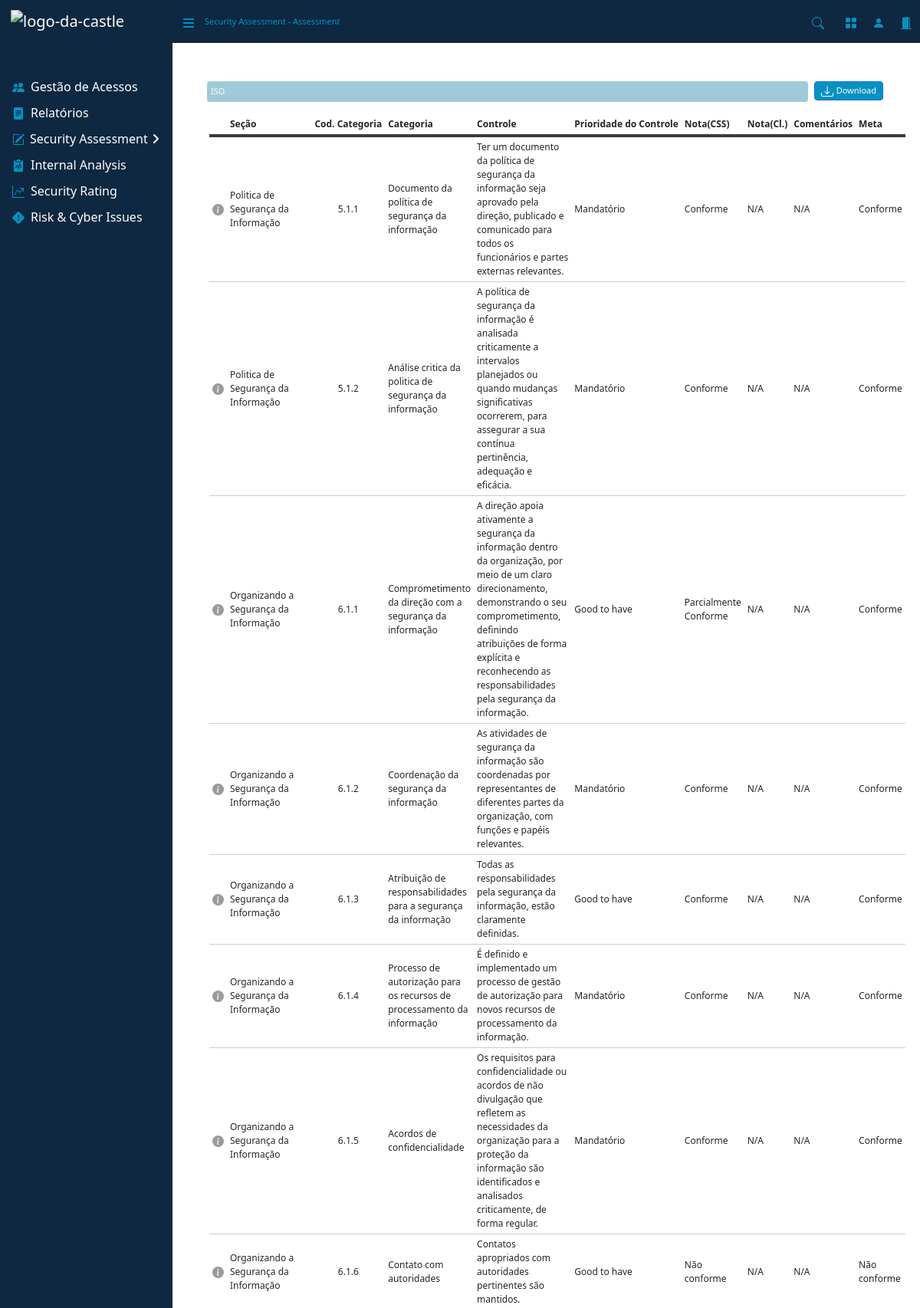
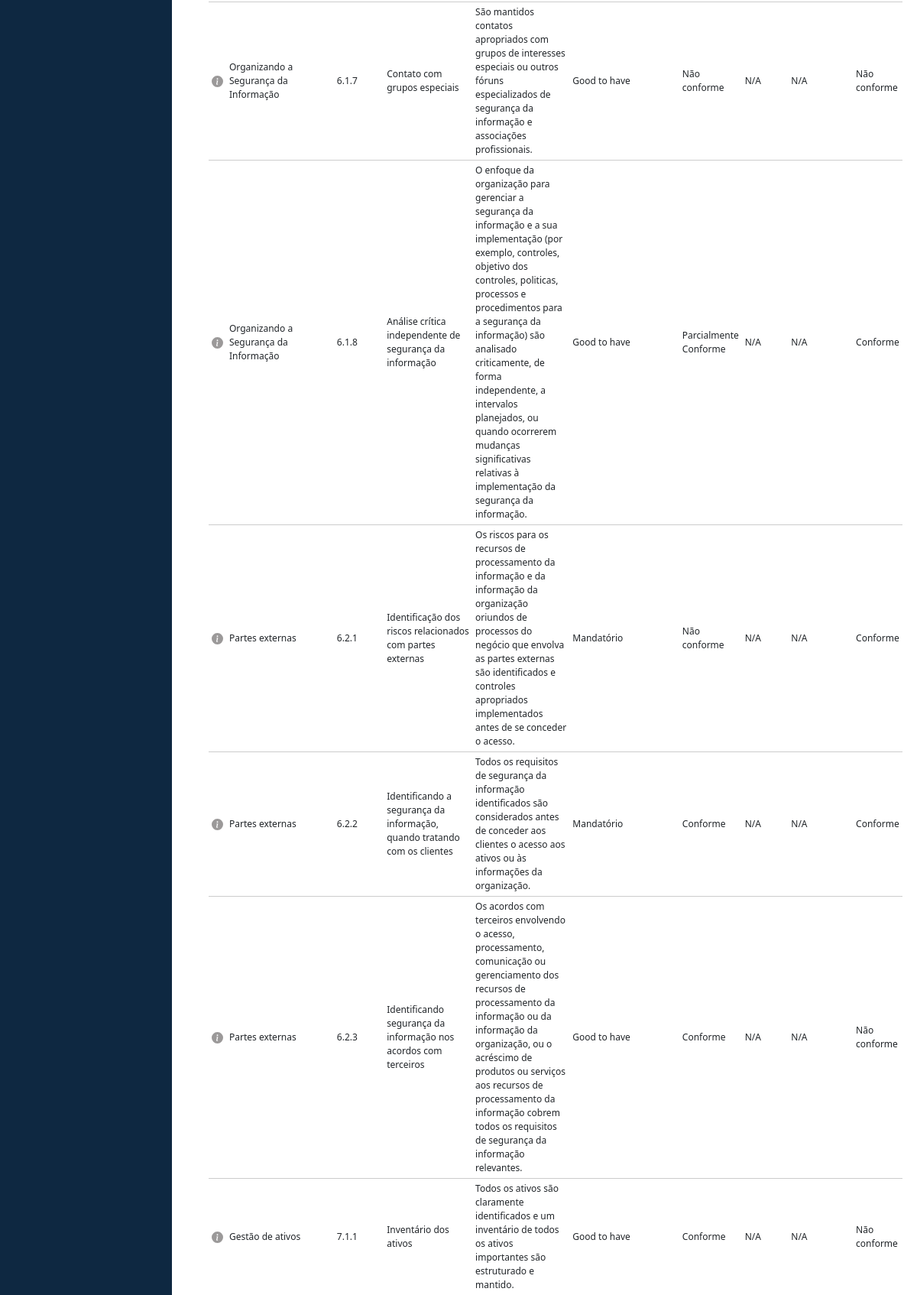
The app's page /assess_iso/83/ (upper part) with its own data (2 pictures, top to bottom).
### assessment/models.py (models this page shows, shortened)
class AssessmentModel(models.Model):
    CONCLUIDO = 'Concluído'
    ANDAMENTO = 'Andamento'
    CRITERIO_CHOICES = [
        (CONCLUIDO, 'Concluído'),
        (ANDAMENTO, 'Andamento'),
    ]
    framework = models.ForeignKey(FrameworkModel, on_delete=models.CASCADE)
    nome = models.CharField(max_length=255)
    status = models.CharField(max_length=20, choices=CRITERIO_CHOICES)
    data_upload = models.DateField(auto_now_add=True)
    excel_file = models.FileField(upload_to='assessments/')
    resultado = models.CharField(max_length=255)
    meta = models.CharField(max_length=255)

class IsoModel(models.Model):
    assessment = models.ForeignKey(AssessmentModel, on_delete=models.CASCADE, related_name='iso_models')
    secao = models.CharField(max_length=255)
    codCatecoria = models.CharField(max_length=255)
    categoria = models.CharField(max_length=255)
    controle = models.CharField(max_length=255)
    diretrizes = models.TextField()
    prioControle = models.CharField(max_length=255)
    notaCss = models.CharField(max_length=255)
    notaCl = models.CharField(max_length=255)
    comentarios = models.TextField(null=True, blank=True)
    meta = models.CharField(max_length=255)

### assessment/views/assess_iso.py (the view, shortened to what this page needs)
# urls.py: path('assess_iso/<int:id>/', views.AssessIso.as_view(), name='assess_iso'),
class AssessIso(View):
    template_name = 'paginas/assess_iso.html'
    def get(self, request, id):
        assessment = AssessmentModel.objects.get(id=id)
        iso_models = IsoModel.objects.filter(assessment=assessment)
        return render(request, self.template_name, {
            'assessment': assessment,
            'iso_models': iso_models,
            'assessment_id': id  # Passa o ID do framework
        })

### assessment/templates/paginas/assess_iso.html (shortened to what this page needs)
{% extends 'base.html' %}
{% load crispy_forms_tags %}
{% block nav %}
    <div class="d-none d-md-inline-block sb-sidenav-menu-heading font-small" style="color: #0691c0;">
        Security Assessment - Assessment
    </div>
{% endblock %}
{% block content %}
<main>
    <form method="post" action="{% url 'assess_iso' id=assessment_id %}" id="isoForm">
        <div class="d-flex mb-3" style="margin-top: 50px; margin-left: 45px; margin-right: 40px;">
            <div class="d-none d-md-inline-block btn-primary d-flex me-2 " style="background-color: #a0cad8; color: white; font-size: 11px; border-radius: 4px; padding: 5px; width: 100%; justify-content: flex-start;">
                <div>{{ assessment.nome }}</div>
            </div>
            {% if assessment.excel_file %}
                <button type="button" onclick="window.location.href='{{ assessment.excel_file.url }}'" class="btn btn-primary btn-sm font-small text-center d-flex align-items-center justify-content-center me-2">
                    Download
                </button>
            {% endif %}
        </div>
        <div class="table-responsive font-middle px-5">
            <table class="table-sm">
                <thead>
                    <tr>
                        <th></th>
                        <th>Seção</th>
                        <th>Cod. Categoria</th>
                        <th>Categoria</th>
                        <th>Controle</th>
                        <th>Prioridade do Controle</th>
                        <th>Nota(CSS)</th>
                        <th>Nota(Cl.)</th>
                        <th>Comentários</th>
                        <th>Meta</th>
                    </tr>
                </thead>
                <tbody>
                    {% for iso in iso_models %}
                    <tr>
                        <td>
                            <div class="icon-container" style="display: flex; gap: 10px;">
                                <span data-bs-toggle="modal" data-bs-target="#iconeInfo">
                                </span>
                            </div>
                        </td>
                        <td>{{ iso.secao }}</td>
                        <td style="text-align: center;">{{ iso.codCatecoria }}</td>
                        <td>{{ iso.categoria }}</td>
                        <td>{{ iso.controle }}</td>
                        <td>
                            {% if assessment.status == 'Andamento' %}
                                <select name="prioControle_{{ iso.id }}" class="form-select form-select-sm w-auto border border-light" style="line-height: 1;">
                                    <option value="" disabled selected>...</option>
                                    <option value="Mandatório" {% if iso.prioControle == "Mandatório" %}selected{% endif %} style="font-size: 0.875rem;">Mandatório</option>
                                    <option value="Good to have" {% if iso.prioControle == "Good to have" %}selected{% endif %} style="font-size: 0.875rem;">Good to have</option>
                                    <option value="Não" {% if iso.prioControle == "Não" %}selected{% endif %} style="font-size: 0.875rem;">Não aplica</option>
                                </select>
                            {% else %}
                                {{ iso.prioControle }}
                            {% endif %}
                        </td>
                        <td>
                            {% if assessment.status == 'Andamento' %}
                                <select name="notaCss_{{ iso.id }}" class="form-select form-select-sm w-auto border border-light" style="line-height: 1;">
                                    <option value="" disabled selected>...</option>
                                    <option value="Conforme" {% if iso.notaCss == "Conforme" %}selected{% endif %} style="font-size: 0.875rem;">Conforme</option>
                                    <option value="Parcialmente" {% if iso.notaCss == "Parcialmente Conforme" %}selected{% endif %} style="font-size: 0.875rem;">Parcialmente Conforme</option>
                                    <option value="Não" {% if iso.notaCss == "Não conforme" %}selected{% endif %} style="font-size: 0.875rem;">Não conforme</option>
                                </select>
                            {% else %}
                                {% if iso.notaCss == 'nan' %}
                                    N/A
                                {% else %}
                                    {{ iso.notaCss }}
                                {% endif %}
                            {% endif %}
                        </td>
                        <td>
                            {% if assessment.status == 'Andamento' %}
                                <select name="notaCl_{{ iso.id }}" class="form-select form-select-sm w-auto border border-light" style="line-height: 1;">
                                    <option value="" disabled selected>...</option>
                                    <option value="Conforme" {% if iso.notaCl == "Conforme" %}selected{% endif %} style="font-size: 0.875rem;">Conforme</option>
                                    <option value="Parcialmente" {% if iso.notaCl == "Parcialmente" %}selected{% endif %} style="font-size: 0.875rem;">Parcialmente Conforme</option>
                                    <option value="Não" {% if iso.notaCl == "Não conforme" %}selected{% endif %} style="font-size: 0.875rem;">Não conforme</option>
                                </select>
                            {% else %}
                                {% if iso.notaCl == 'nan' %}
                                    N/A
                                {% else %}
                                    {{ iso.notaCl }}
                                {% endif %}
                            {% endif %}
                        </td>
                        <td>
                            {% if assessment.status == 'Andamento' %}
                                <textarea name="comentarios_{{ iso.id }}" class="form-control border-only font-small" rows="3" oninput="autoResize(this)" style="overflow: hidden; resize: none; box-sizing: border-box; padding: 2px; line-height: 1.5;">
                                    {% if iso.comentarios != 'nan' %}
                                        {{ iso.comentarios }}
                                    {% endif %}
                                </textarea>
                            {% else %}
                                {% if iso.comentarios == 'nan' %}
                                    N/A
                                {% else %}
                                    {{ iso.comentarios }}
                                {% endif %}
                            {% endif %}
                        </td>
                        <td>
                            {% if assessment.status == 'Andamento' %}
                                <select name="meta_{{ iso.id }}"  class="form-select form-select-sm w-auto border border-light" style="line-height: 1;">
                                    <option value="" disabled selected>...</option>
                                    <option value="Conforme" {% if iso.meta == "Conforme" %}selected{% endif %} style="font-size: 0.875rem;">Conforme</option>
                                    <option value="Parcialmente" {% if iso.meta == "Parcialmente Conforme" %}selected{% endif %} style="font-size: 0.875rem;">Parcialmente Conforme</option>
                                    <option value="Não" {% if iso.meta == "Não conforme" %}selected{% endif %} style="font-size: 0.875rem;">Não conforme</option>
                                </select>
                            {% else %}
                                {% if iso.meta == 'nan' %}
                                    N/A
                                {% else %}
                                    {{ iso.meta }}
                                {% endif %}
                            {% endif %}
                        </td>
                    </tr>
                    {% endfor %}
                </tbody>
            </table>
        </div>
    </form>
</main>
{% endblock %}

### static/assets/css/myStyles.css (style rules this page uses)
.font-middle { font-size: 12px; }
table thead tr { text-align: left; border-bottom: 4px solid #3b3939; }
table tbody tr { border-bottom: 1px solid #ccc; }
table td, table th { border: none; }
.btn-sm { height: 25px; font-size: 11px; background-color: #0691c0; }
svg.bi-gear-fill { width: 15px; height: 15px; fill: #787575bd; cursor: pointer; }

### static/assets/css/forms.css (style rules this page uses)
.font-small { font-size: 11px; }
.btn-sm { height: 25px; font-size: 11px; background-color: #0691c0; }
svg.bi-gear-fill { width: 15px; height: 15px; fill: #787575bd; cursor: pointer; }
th { white-space: nowrap; text-align: left; padding: 5px; }

### records on screen
AssessmentModel: nome "ISO"
IsoModel: secao "Politica de Segurança da Informação", codCatecoria "5.1.1", categoria "Documento da política de segurança da informação", controle "Ter um documento da política de segurança da informação seja aprovado pela direção, publicado e comunicado para todos os funcionários e partes externas relevantes.", prioControle "Mandatório", notaCss "Conforme", notaCl "N/A", comentarios "N/A", meta "Conforme"
IsoModel: secao "Politica de Segurança da Informação", codCatecoria "5.1.2", categoria "Análise critica da politica de segurança da informação", controle "A política de segurança da informação é analisada criticamente a intervalos planejados ou quando mudanças significativas ocorrerem, para assegurar a sua contínua pertinência, adequação e eficácia.", prioControle "Mandatório", notaCss "Conforme", notaCl "N/A", comentarios "N/A", meta "Conforme"
IsoModel: secao "Organizando a Segurança da Informação", codCatecoria "6.1.1", categoria "Comprometimento da direção com a segurança da informação", controle "A direção apoia ativamente a segurança da informação dentro da organização, por meio de um claro direcionamento, demonstrando o seu comprometimento, definindo atribuições de forma explícita e reconhecendo as responsabilidades pela segurança da informação.", prioControle "Good to have", notaCss "Parcialmente Conforme", notaCl "N/A", comentarios "N/A", meta "Conforme"
IsoModel: secao "Organizando a Segurança da Informação", codCatecoria "6.1.2", categoria "Coordenação da segurança da informação", controle "As atividades de segurança da informação são coordenadas por representantes de diferentes partes da organização, com funções e papéis relevantes.", prioControle "Mandatório", notaCss "Conforme", notaCl "N/A", comentarios "N/A", meta "Conforme"
IsoModel: secao "Organizando a Segurança da Informação", codCatecoria "6.1.3", categoria "Atribuição de responsabilidades para a segurança da informação", controle "Todas as responsabilidades pela segurança da informação, estão claramente definidas.", prioControle "Good to have", notaCss "Conforme", notaCl "N/A", comentarios "N/A", meta "Conforme"
IsoModel: secao "Organizando a Segurança da Informação", codCatecoria "6.1.4", categoria "Processo de autorização para os recursos de processamento da informação", controle "É definido e implementado um processo de gestão de autorização para novos recursos de processamento da informação.", prioControle "Mandatório", notaCss "Conforme", notaCl "N/A", comentarios "N/A", meta "Conforme"
IsoModel: secao "Organizando a Segurança da Informação", codCatecoria "6.1.5", categoria "Acordos de confidencialidade", controle "Os requisitos para confidencialidade ou acordos de não divulgação que refletem as necessidades da organização para a proteção da informação são identificados e analisados criticamente, de forma regular.", prioControle "Mandatório", notaCss "Conforme", notaCl "N/A", comentarios "N/A", meta "Conforme"
IsoModel: secao "Organizando a Segurança da Informação", codCatecoria "6.1.6", categoria "Contato com autoridades", controle "Contatos apropriados com autoridades pertinentes são mantidos.", prioControle "Good to have", notaCss "Não conforme", notaCl "N/A", comentarios "N/A", meta "Não conforme"
IsoModel: secao "Organizando a Segurança da Informação", codCatecoria "6.1.7", categoria "Contato com grupos especiais", controle "São mantidos contatos apropriados com grupos de interesses especiais ou outros fóruns especializados de segurança da informação e associações profissionais.", prioControle "Good to have", notaCss "Não conforme", notaCl "N/A", comentarios "N/A", meta "Não conforme"
IsoModel: secao "Organizando a Segurança da Informação", codCatecoria "6.1.8", categoria "Análise crítica independente de segurança da informação", controle "O enfoque da organização para gerenciar a segurança da informação e a sua implementação (por exemplo, controles, objetivo dos controles, politicas, processos e procedimentos para a segurança da informação) são analisado criticamente, de forma independente, a intervalos planejados, ou quando ocorrerem mudanças significativas relativas à implementação da segurança da informação.", prioControle "Good to have", notaCss "Parcialmente Conforme", notaCl "N/A", comentarios "N/A", meta "Conforme"
IsoModel: secao "Partes externas", codCatecoria "6.2.1", categoria "Identificação dos riscos relacionados com partes externas", controle "Os riscos para os recursos de processamento da informação e da informação da organização oriundos de processos do negócio que envolva as partes externas são identificados e controles apropriados implementados antes de se conceder o acesso.", prioControle "Mandatório", notaCss "Não conforme", notaCl "N/A", comentarios "N/A", meta "Conforme"
IsoModel: secao "Partes externas", codCatecoria "6.2.2", categoria "Identificando a segurança da informação, quando tratando com os clientes", controle "Todos os requisitos de segurança da informação identificados são considerados antes de conceder aos clientes o acesso aos ativos ou às informações da organização.", prioControle "Mandatório", notaCss "Conforme", notaCl "N/A", comentarios "N/A", meta "Conforme"
IsoModel: secao "Partes externas", codCatecoria "6.2.3", categoria "Identificando segurança da informação nos acordos com terceiros", controle "Os acordos com terceiros envolvendo o acesso, processamento, comunicação ou gerenciamento dos recursos de processamento da informação ou da informação da organização, ou o acréscimo de produtos ou serviços aos recursos de processamento da informação cobrem todos os requisitos de segurança da informação relevantes.", prioControle "Good to have", notaCss "Conforme", notaCl "N/A", comentarios "N/A", meta "Não conforme"
IsoModel: secao "Gestão de ativos", codCatecoria "7.1.1", categoria "Inventário dos ativos", controle "Todos os ativos são claramente identificados e um inventário de todos os ativos importantes são estruturado e mantido.", prioControle "Good to have", notaCss "Conforme", notaCl "N/A", comentarios "N/A", meta "Não conforme"
